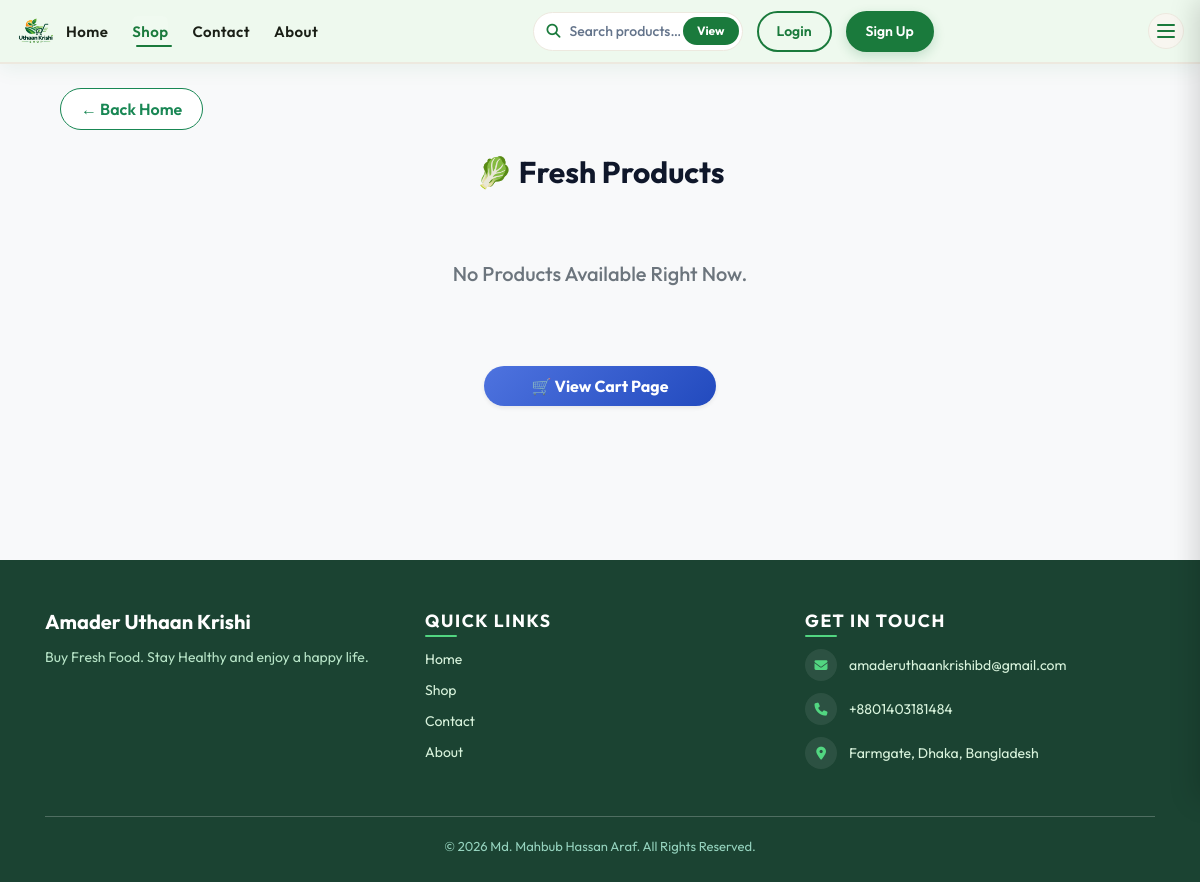
The app's page /products/shop/, older data.
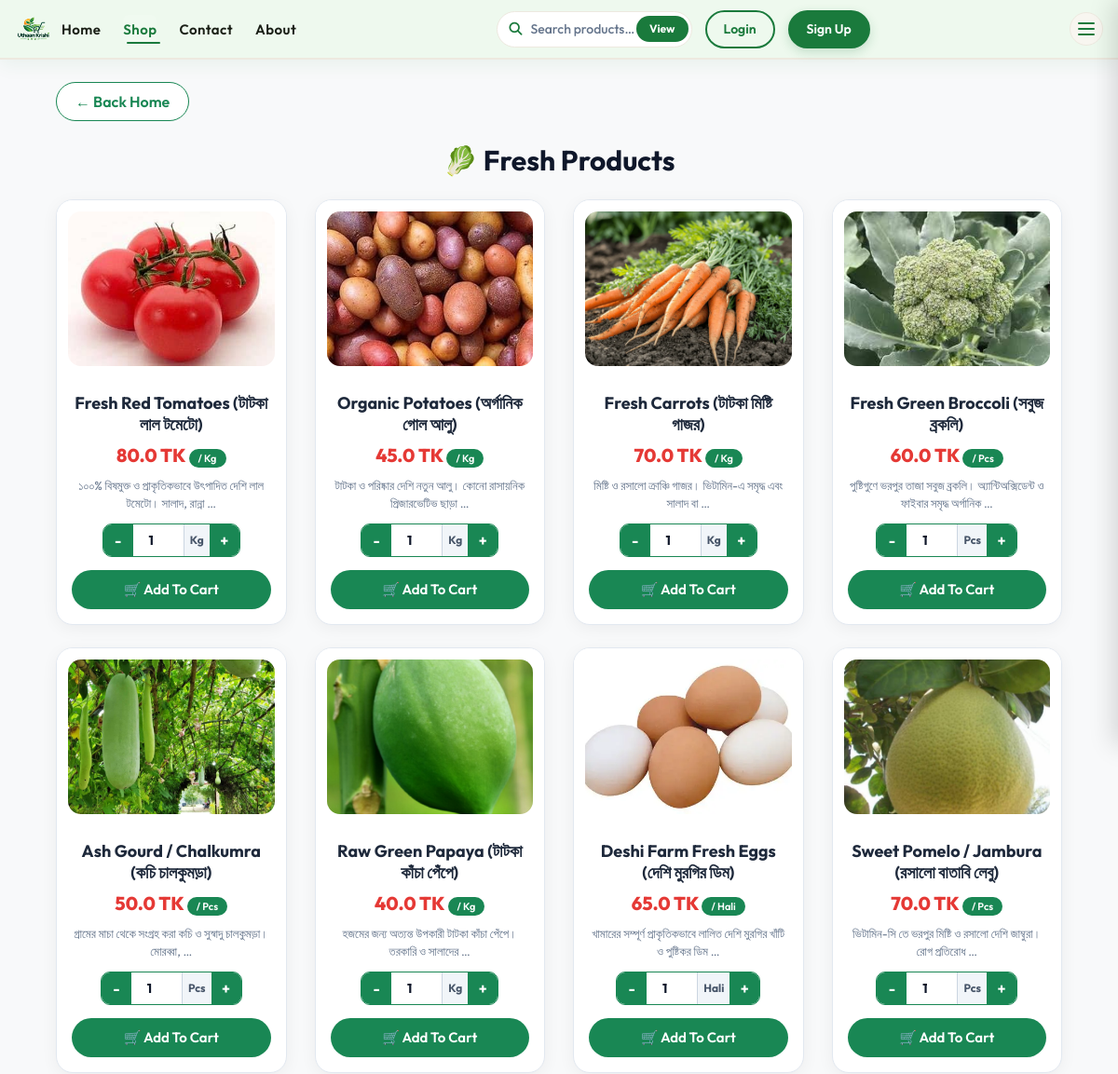
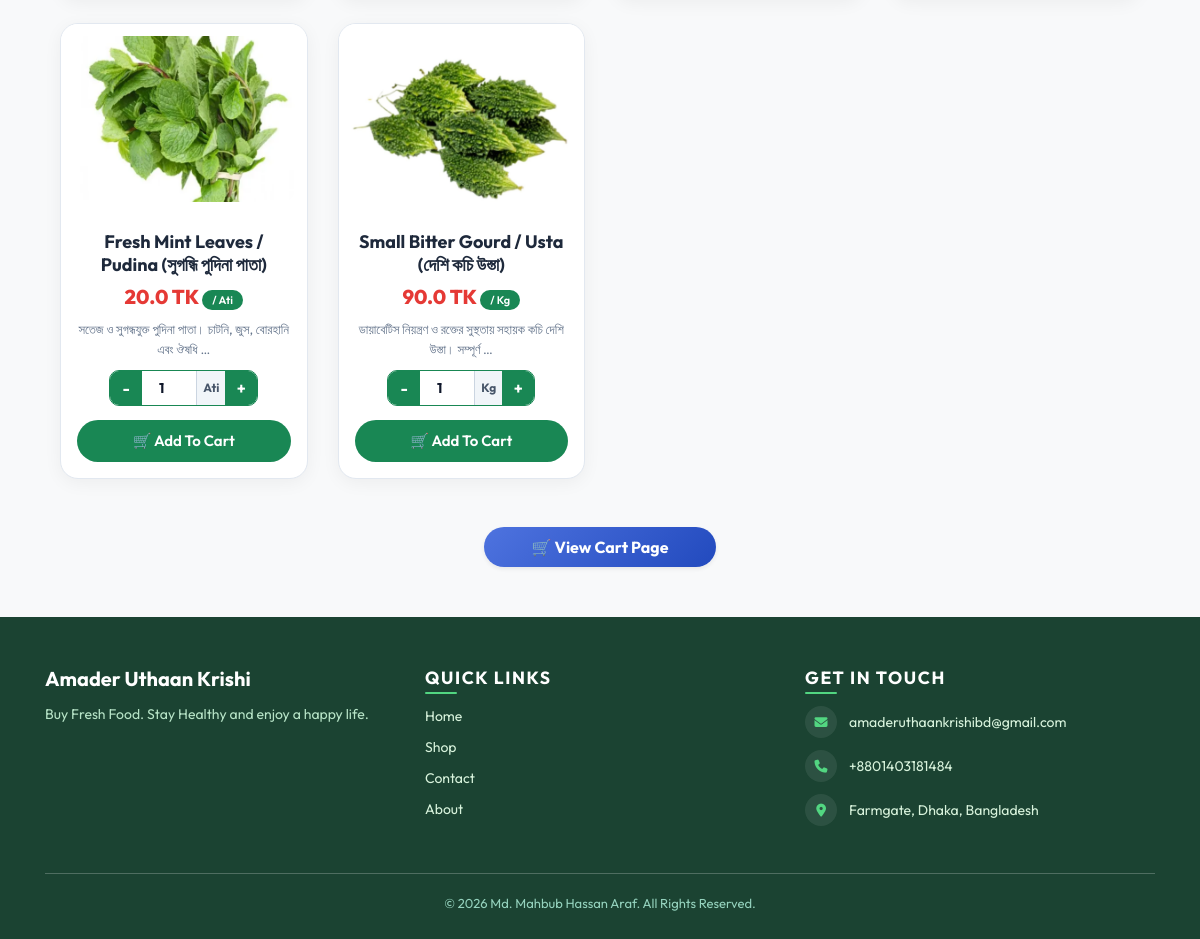
The same page, newer data (2 pictures, top to bottom).
### apps/products/models.py (models this page shows, shortened)
class Product(models.Model):
    UNIT_CHOICES = [
        ('kg', 'Kg'),
        ('gm', 'gm'),
        ('pcs', 'Pcs'),
        ('ati', 'Ati'),
        ('fana', 'Fana'),
        ('hali', 'Hali'),
    ]
    name = models.CharField(max_length=200)
    price = models.FloatField(help_text="Per unit price (Per Kg for kg/gm)")
    unit = models.CharField(max_length=10, choices=UNIT_CHOICES)
    description = models.TextField(blank=True, null=True)
    image = models.FileField(upload_to='products/', null=True, blank=True)
    is_active = models.BooleanField(default=True, help_text="Designates whether this product is visible in shop & search.")

### apps/products/views.py (the view)
# urls.py: path('shop/', views.shop, name='shop'),
def shop(request):
    query = request.GET.get('q')
    products = Product.objects.filter(is_active=True)
    if query:
        products = products.filter(
            Q(name__icontains=query) |
            Q(description__icontains=query)
        )
    return render(request, 'products/shop.html', {
        'products': products,
        'query': query
    })

### Templates/products/shop.html (shortened to what this page needs)
{% extends 'base.html' %}
{% block content %}
<div class="container mt-4 mb-5">
    <div class="mb-4">
        <a href="{% url 'home' %}" class="btn back-btn">
            ← Back Home
        </a>
    </div>
    <h3 class="text-center shop-title mb-4">
        🥬 Fresh Products
    </h3>
    <div class="row">
        {% for p in products %}
        <div class="col-4 col-md-4 col-lg-3 mb-4">
            <div class="product-card">
                <a href="{% url 'product_details' p.id %}">
                    <div class="image-box">
                        {% if p.image %}
                            <img src="{{ p.image.url }}" class="product-image" alt="{{ p.name }}">
                        {% else %}
                            <img src="https://via.placeholder.com/300x200?text=No+Image" class="product-image" alt="No Image">
                        {% endif %}
                    </div>
                </a>
                <div class="card-body text-center p-3 d-flex flex-column justify-content-between">
                    <div>
                        <h5 class="product-name">
                            {{ p.name }}
                        </h5>
                        <div class="mb-2">
                            <span class="price">
                                {{ p.price }} TK
                            </span>
                            <span class="unit">
                                {% if p.unit == 'gm' %}/ Kg{% else %}/ {{ p.get_unit_display }}{% endif %}
                            </span>
                        </div>
                        <p class="description">
                            {{ p.description|truncatewords:10|default:"Fresh agricultural product" }}
                        </p>
                    </div>
                    <form method="POST" action="{% url 'add_to_cart' p.id %}">
                        {% if p.unit == 'gm' %}
                            <div class="quantity-box qty-gram-wrapper">
                                <button type="button" aria-label="Decrease quantity" onclick="decreaseGram(this)">-</button>
                                <input type="hidden" name="quantity" value="250" class="gram-real-input">
                                <input type="number"
                                       value="250"
                                       step="50"
                                       class="gram-display-input"
                                       oninput="handleGramInput(this)"
                                       onchange="handleGramInput(this)">
                                <span class="qty-unit-label">gm</span>
                                <button type="button" aria-label="Increase quantity" onclick="increaseGram(this)">+</button>
                            </div>
                        {% else %}
                            <div class="quantity-box">
                                <button type="button" aria-label="Decrease quantity" onclick="decrease(this)">-</button>
                                {% if p.unit == 'pcs' or p.unit == 'ati' or p.unit == 'fana' %}
                                    <input type="number" name="quantity" value="1" min="1" step="1" onchange="validateMin(this)">
                                {% else %}
                                    <input type="number" name="quantity" value="1" min="0.5" step="0.5" onchange="validateMin(this)">
                                {% endif %}
                                <span class="qty-unit-label">{{ p.get_unit_display }}</span>
                                <button type="button" aria-label="Increase quantity" onclick="increase(this)">+</button>
                            </div>
                        {% endif %}
                        <button type="submit" class="btn cart-btn btn-block w-100">
                            🛒 Add To Cart
                        </button>
                    </form>
                </div>
            </div>
        </div>
        {% empty %}
        <div class="col-12 text-center py-5">
            <h5 class="text-muted">No Products Available Right Now.</h5>
        </div>
        {% endfor %}
    </div>
    <div class="text-center mt-4">
        <a href="{% url 'cart' %}" class="btn btn-primary rounded-pill px-5 py-2 font-weight-bold shadow-sm">
            🛒 View Cart Page
        </a>
    </div>
</div>
{% endblock %}

### Templates/base.html (shortened to what this page needs)
{% load static %}
<!DOCTYPE html>
<html lang="en">
<head>
  <link rel="stylesheet" href="https://cdn.jsdelivr.net/npm/bootstrap@4.6.2/dist/css/bootstrap.min.css">
  <link rel="stylesheet" href="https://cdnjs.cloudflare.com/ajax/libs/font-awesome/6.4.0/css/all.min.css">
  <link rel="stylesheet" href="{% static 'css/base.css' %}">
  <link rel="stylesheet" href="{% static 'css/home.css' %}">
  <link rel="stylesheet" href="{% static 'css/profiles.css' %}">
  <link rel="stylesheet" href="{% static 'css/contact.css' %}">
  <link rel="stylesheet" href="{% static 'css/about.css' %}">
  <link rel="stylesheet" href="{% static 'css/user_orders.css' %}">
  <link rel="stylesheet" href="{% static 'css/admin_panal.css' %}">
</head>
<body>
<nav class="site-navbar" id="siteNavbar">
  <div class="navbar-inner">
    <a class="nav-brand" href="{% url 'home' %}">
      <img src="{% static 'images/Video_Alt.png' %}" alt="Amader Uthaan Krishi" class="nav-logo">
    </a>
    <ul class="nav-links desktop-only">
      <li><a href="{% url 'home' %}"    class="nav-link-item {% if request.resolver_match.url_name == 'home'    %}active{% endif %}">Home</a></li>
      <li><a href="{% url 'shop' %}"    class="nav-link-item {% if request.resolver_match.url_name == 'shop'    %}active{% endif %}">Shop</a></li>
      <li><a href="{% url 'contact' %}" class="nav-link-item {% if request.resolver_match.url_name == 'contact' %}active{% endif %}">Contact</a></li>
      <li><a href="{% url 'about' %}"   class="nav-link-item {% if request.resolver_match.url_name == 'about'   %}active{% endif %}">About</a></li>
    </ul>
    <div class="nav-right desktop-only">
      <form class="nav-search-form" method="get" action="{% url 'shop' %}">
        <input type="search" name="q" placeholder="Search products…"
               value="{{ request.GET.q }}" class="nav-search-input" autocomplete="off">
        <button type="submit" class="nav-search-btn">View</button>
      </form>
      {% if user.is_authenticated %}
        <div class="user-dropdown" id="userDropdown">
          <button class="user-dropdown-toggle" id="userDropdownBtn"
                  type="button" aria-haspopup="true" aria-expanded="false">
            <span class="user-avatar"><i class="fas fa-user"></i></span>
            <span class="user-name">{{ user.username }}</span>
            <i class="fas fa-chevron-down chev"></i>
          </button>
          <div class="user-dropdown-menu" id="userDropdownMenu" role="menu">
            {% if user.is_superuser %}
                <a href="{% url 'profile' %}" class="ddrop-link">
                    <i class="fas fa-id-card"></i>
                    Profile
                </a>
                <a href="{% url 'admin_panel' %}" class="ddrop-link">
                    <i class="fa-solid fa-globe"></i>
                    Admin Control
                </a>
            {% elif user.is_staff %}
                <a href="{% url 'profile' %}" class="ddrop-link">
                    <i class="fas fa-id-card"></i>
                    Profile
                </a>
                <a href="{% url 'staff_orders' %}" class="ddrop-link">
                    <i class="fas fa-box-open"></i>
                    Staff Orders
                </a>
            {% else %}
                <a href="{% url 'profile' %}" class="ddrop-link">
                    <i class="fas fa-id-card"></i>
                    My Profile
                </a>
                <a href="{% url 'user_orders' %}" class="ddrop-link">
                    <i class="fas fa-box-open"></i>
                    My Orders
                </a>
            {% endif %}
            <div class="ddrop-divider"></div>
            <form method="post" action="{% url 'logout' %}">
                {% csrf_token %}
                <button type="submit" class="ddrop-logout">
                    <i class="fas fa-sign-out-alt"></i>
                    Logout
                </button>
            </form>
          </div>
        </div>
      {% else %}
        <a href="{% url 'login' %}"  class="btn-nav-login">Login</a>
        <a href="{% url 'signup' %}" class="btn-nav-signup">Sign Up</a>
      {% endif %}
    </div>
    <button class="hamburger" id="hamburgerBtn" aria-label="Open menu" aria-expanded="false">
      <span class="hbar"></span>
      <span class="hbar"></span>
      <span class="hbar"></span>
    </button>
  </div>
</nav>
<main class="page-main">
  <div class="container mt-4">
    {% block content %}{% endblock %}
  </div>
</main>
<footer class="site-footer">
  <div class="container">
    <div class="row">
      <div class="col-md-4 footer-col-mobile">
        <h5 class="footer-brand">Amader Uthaan Krishi</h5>
        <p class="footer-tagline">Buy Fresh Food. Stay Healthy and enjoy a happy life.</p>
      </div>
      <div class="col-md-4 footer-col-mobile">
        <h6 class="footer-heading">Quick Links</h6>
        <div class="footer-links">
          <a href="{% url 'home' %}">Home</a>
          <a href="{% url 'shop' %}">Shop</a>
          <a href="{% url 'contact' %}">Contact</a>
          <a href="{% url 'about' %}">About</a>
        </div>
      </div>
      <div class="col-md-4 footer-col-mobile">
        <h6 class="footer-heading">Get in Touch</h6>
        <p class="footer-contact"><i class="fas fa-envelope"></i> amaderuthaankrishibd@gmail.com</p>
        <p class="footer-contact"><i class="fas fa-phone"></i> +8801403181484</p>
        <p class="footer-contact"><i class="fas fa-map-marker-alt"></i> Farmgate, Dhaka, Bangladesh</p>
      </div>
    </div>
    <hr class="footer-hr">
    <p class="footer-copy">&copy; 2026 Md. Mahbub Hassan Araf. All Rights Reserved.</p>
  </div>
</footer>
</body>
</html>

### static/css/home.css (style rules this page uses)
body { background: var(--cream); font-family: 'Outfit', sans-serif; color: var(--text-dark); overflow-x: hidden; }
.product-card { background: var(--white); border-radius: var(--radius-lg); overflow: hidden; transition: all 0.38s cubic-bezier(.22,.68,0,1.2); box-shadow: var(--shadow-card); border: 1px solid rgba(26,122,60,0.06); position: relative; height: 100%; display: flex; flex-direction: column; }
.product-image { width: 100%; height: 200px; object-fit: cover; transition: transform 0.5s cubic-bezier(.22,.68,0,1.2); display: block; }
.product-name { font-weight: 600; font-size: 15px; margin-bottom: 8px; color: var(--text-dark); line-height: 1.3; }

### static/css/profiles.css (style rules this page uses)
.btn { border-radius: 30px; padding: 10px 24px; font-weight: 600; transition: all 0.25s ease; position: relative; overflow: hidden; border: none; }
.btn-primary { background: linear-gradient(135deg, #4e73df, #224abe); color: #fff; }
.btn::after { content: ""; position: absolute; width: 0; height: 0; background: rgba(255,255,255,0.4); border-radius: 50%; top: 50%; left: 50%; transform: translate(-50%, -50%); transition: width 0.4s ease, height 0.4s ease; }

### static/css/admin_panal.css (style rules this page uses)
:root { --primary:#2563eb; --primary-dark:#1d4ed8; --success:#16a34a; --danger:#dc2626; --warning:#f59e0b; --text:#1f2937; --muted:#6b7280; --card:#ffffff; --bg:#f4f7fb; --border:#e5e7eb; --radius:18px; }
.btn { border-radius:10px; font-weight:600; transition:.25s; }
.btn-primary { box-shadow: 0 8px 18px rgba(37,99,235,.20); }

### Templates/products/shop.html (style rules this page uses)
body { background: #f8f9fa; }
.back-btn { background: white; border-radius: 25px; padding: 8px 20px; color: #198754; border: 1.5px solid #198754; font-weight: 600; transition: all 0.25s ease; }
.shop-title { font-size: 30px; font-weight: 700; color: #0f172a; }
.product-card { background: white; border-radius: 18px; overflow: hidden; display: flex; flex-direction: column; height: 100%; border: 1px solid #e2e8f0; transition: all 0.3s ease; box-shadow: 0 4px 18px rgba(0, 0, 0, 0.05); }
.image-box { height: 190px; padding: 12px; background: #fff; overflow: hidden; }
.product-image { width: 100%; height: 100%; object-fit: cover; border-radius: 14px; transition: transform 0.3s ease; }
.product-name { font-size: 18px; font-weight: 700; color: #1e293b; margin-bottom: 6px; }
.price { color: #e53935; font-size: 20px; font-weight: 800; }
.unit { background: #198754; color: white; padding: 3px 10px; border-radius: 20px; font-size: 11px; font-weight: 600; }
.description { color: #64748b; font-size: 13px; height: 38px; overflow: hidden; margin-bottom: 12px; }
.quantity-box { display: inline-flex; align-items: stretch; justify-content: center; margin: 0 auto 14px auto; border-radius: 10px; overflow: hidden; border: 1.5px solid #198754; background: #fff; height: 36px; width: fit-content; }
.quantity-box button { width: 32px; height: 100%; border: none; background: #198754; color: white; font-size: 16px; font-weight: 700; cursor: pointer; transition: background 0.2s ease; display: flex; align-items: center; justify-content: center; }
.quantity-box input { width: 54px; height: 100%; text-align: center; border: none; font-weight: 700; color: #0f172a; font-size: 0.88rem; outline: none; background: transparent; padding: 0 2px; }
.qty-unit-label { background: #f1f5f9; color: #475569; font-size: 0.75rem; font-weight: 700; padding: 0 6px; height: 100%; display: flex; align-items: center; justify-content: center; border-left: 1px solid #cbd5e1; white-space: nowrap; }
.cart-btn { background: #198754; color: white; border-radius: 25px; height: 42px; font-size: 15px; font-weight: 600; border: none; transition: all 0.25s ease; }

Row changes from the older to the newer data that the page shows:
added Product: image (picture), name "Fresh Red Tomatoes (টাটকা লাল টমেটো)", price "80.0", unit "Kg", description "১০০% বিষমুক্ত ও প্রাকৃতিকভাবে উৎপাদিত দেশি লাল টমেটো। সালাদ, রান্না …"
added Product: image (picture), name "Organic Potatoes (অর্গানিক গোল আলু)", price "45.0", unit "Kg", description "টাটকা ও পরিষ্কার দেশি নতুন আলু। কোনো রাসায়নিক প্রিজারভেটিভ ছাড়া …"
added Product: image (picture), name "Fresh Carrots (টাটকা মিষ্টি গাজর)", price "70.0", unit "Kg", description "মিষ্টি ও রসালো ক্রাঞ্চি গাজর। ভিটামিন-এ সমৃদ্ধ এবং সালাদ বা …"
added Product: image (picture), name "Fresh Green Broccoli (সবুজ ব্রকলি)", price "60.0", unit "Pcs", description "পুষ্টিগুণে ভরপুর তাজা সবুজ ব্রকলি। অ্যান্টিঅক্সিডেন্ট ও ফাইবার সমৃদ্ধ অর্গানিক …"
added Product: image (picture), name "Ash Gourd / Chalkumra (কচি চালকুমড়া)", price "50.0", unit "Pcs", description "গ্রামের মাচা থেকে সংগ্রহ করা কচি ও সুস্বাদু চালকুমড়া। মোরব্বা, …"
added Product: image (picture), name "Raw Green Papaya (টাটকা কাঁচা পেঁপে)", price "40.0", unit "Kg", description "হজমের জন্য অত্যন্ত উপকারী টাটকা কাঁচা পেঁপে। তরকারি ও সালাদের …"
added Product: image (picture), name "Deshi Farm Fresh Eggs (দেশি মুরগির ডিম)", price "65.0", unit "Hali", description "খামারের সম্পূর্ণ প্রাকৃতিকভাবে লালিত দেশি মুরগির খাঁটি ও পুষ্টিকর ডিম …"
added Product: image (picture), name "Sweet Pomelo / Jambura (রসালো বাতাবি লেবু)", price "70.0", unit "Pcs", description "ভিটামিন-সি তে ভরপুর মিষ্টি ও রসালো দেশি জাম্বুরা। রোগ প্রতিরোধ …"
added Product: image (picture), name "Fresh Mint Leaves / Pudina (সুগন্ধি পুদিনা পাতা)", price "20.0", unit "Ati", description "সতেজ ও সুগন্ধযুক্ত পুদিনা পাতা। চাটনি, জুস, বোরহানি এবং ঔষধি …"
added Product: image (picture), name "Small Bitter Gourd / Usta (দেশি কচি উস্তা)", price "90.0", unit "Kg", description "ডায়াবেটিস নিয়ন্ত্রণ ও রক্তের সুস্থতায় সহায়ক কচি দেশি উস্তা। সম্পূর্ণ …"
Text that changed along with them:
text no longer shown: "No Products Available Right Now."
